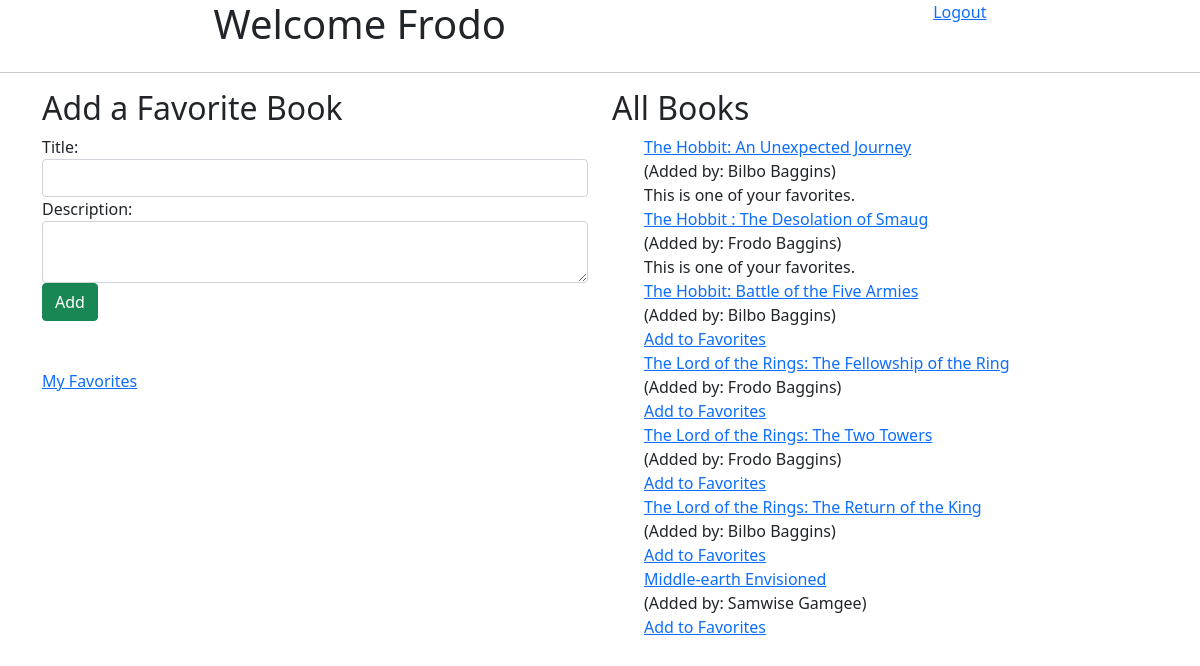
/books (signed in), run on the app's committed database.
### favorite_books_app/models.py (models this page shows, shortened)
class Book(models.Model):
    title = models.CharField(max_length=255)
    desc = models.TextField()
    uploaded_by = models.ForeignKey(User, related_name="books_uploaded", on_delete=models.CASCADE,)
    user_favorites = models.ManyToManyField(User, related_name="liked_books")
    created_at = models.DateTimeField(auto_now=True)
    updated_at = models.DateTimeField(auto_now_add=True)
    objects = BookManager()

class User(models.Model):
    fname = models.CharField(max_length=100)
    lname = models.CharField(max_length=100)
    email = models.EmailField(max_length=100)
    password = models.CharField(max_length=100)
    created_at = models.DateTimeField(auto_now=True)
    updated_at = models.DateTimeField(auto_now_add=True)
    objects = UserManager()

### favorite_books_app/views.py (the view)
# urls.py: path('books', views.books),
def books(request):
    context = {
        'user': User.objects.get(id=request.session['log_user_id']),
        'user_books': Book.objects.all(),
    }
    return render(request, 'books.html', context)

### favorite_books_app/templates/books.html (shortened to what this page needs)
<!DOCTYPE html>
<html lang="en">
<head>
    <link href="https://cdn.jsdelivr.net/npm/bootstrap@5.0.2/dist/css/bootstrap.min.css" rel="stylesheet">
</head>
<body>
    <header>
        <h1> Welcome {{user.fname}}</h1>
        <a href="/logout">Logout</a>
    </header>
    <hr>
    <div class="container">
        <div class="row">
            <div class="col-md-6">
                <h2>Add a Favorite Book</h2>
                <form action="/add_book" method="POST" class="form-group">
                    <div class="form-group">
                        <label for="title">Title:</label>
                        <input type="text" name="title" class="form-control">
                    </div>
                    <div class="form-group">
                        <label for="desc">Description:</label>
                        <textarea name="desc" class="form-control"></textarea>
                    </div>
                    <div class="form-group">
                        <input type="submit" value='Add' name="submit" class="btn btn-success">
                    </div>
                </form>
                <br><br>
                <a href="/my_favorites">My Favorites</a>
            </div>
            <div class="col-md-6">
                <h2>All Books </h2>
                <ul>
                    {% for book in user_books %} {% if user.id == book.uploaded_by.id %}
                    <li><a href="/edit/{{book.id}}">{{ book.title }}</a></li>
                    {% else %}
                    <li><a href="/details/{{book.id}}">{{book.title}}</a></li>
                    {% endif %}
                    <li>(Added by: {{ book.uploaded_by.fname }} {{ book.uploaded_by.lname}}) </li>
                    {% if book in user.liked_books.all %}
                    <li>This is one of your favorites.</li>
                    {% else %}
                    <li><a href="/favorite/{{book.id}}">Add to Favorites</a> </li>
                    {% endif %} {% endfor %}
                </ul>
            </div>
        </div>
    </div>
</body>
</html>

### favorite_books_app/templates/books.html (style rules this page uses)
* { margin: 0 auto; padding: 0; }
header { display: flex; justify-content: space-around; }
ul li { list-style-type: none; }

### data on the page
Book: title "The Hobbit: An Unexpected Journey", uploaded_by.fname "Bilbo", uploaded_by.lname "Baggins", shows "This is one of your favorites."
Book: title "The Hobbit : The Desolation of Smaug", uploaded_by.fname "Frodo", uploaded_by.lname "Baggins", shows "This is one of your favorites."
Book: title "The Hobbit: Battle of the Five Armies", uploaded_by.fname "Bilbo", uploaded_by.lname "Baggins"
Book: title "The Lord of the Rings: The Fellowship of the Ring", uploaded_by.fname "Frodo", uploaded_by.lname "Baggins"
Book: title "The Lord of the Rings: The Two Towers", uploaded_by.fname "Frodo", uploaded_by.lname "Baggins"
Book: title "The Lord of the Rings: The Return of the King", uploaded_by.fname "Bilbo", uploaded_by.lname "Baggins"
Book: title "Middle-earth Envisioned", uploaded_by.fname "Samwise", uploaded_by.lname "Gamgee"
